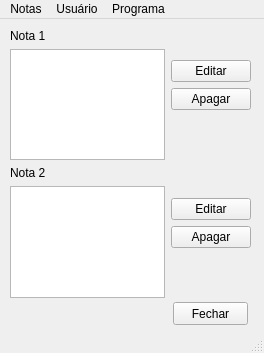
<?xml version="1.0" encoding="UTF-8"?>
<ui version="4.0">
 <class>telaprincipal</class>
 <widget class="QMainWindow" name="telaprincipal">
  <property name="geometry">
   <rect>
    <x>0</x>
    <y>0</y>
    <width>264</width>
    <height>353</height>
   </rect>
  </property>
  <property name="minimumSize">
   <size>
    <width>264</width>
    <height>353</height>
   </size>
  </property>
  <property name="maximumSize">
   <size>
    <width>264</width>
    <height>353</height>
   </size>
  </property>
  <property name="windowTitle">
   <string>To Do List</string>
  </property>
  <widget class="QWidget" name="centralwidget">
   <widget class="QPushButton" name="fechar">
    <property name="geometry">
     <rect>
      <x>173</x>
      <y>283</y>
      <width>75</width>
      <height>23</height>
     </rect>
    </property>
    <property name="text">
     <string>Fechar</string>
    </property>
   </widget>
   <widget class="QWidget" name="gridLayoutWidget">
    <property name="geometry">
     <rect>
      <x>10</x>
      <y>10</y>
      <width>241</width>
      <height>269</height>
     </rect>
    </property>
    <layout class="QGridLayout" name="gridLayout">
     <item row="0" column="1">
      <layout class="QVBoxLayout" name="verticalLayout">
       <item>
        <spacer name="verticalSpacer_2">
         <property name="orientation">
          <enum>Qt::Vertical</enum>
         </property>
         <property name="sizeHint" stdset="0">
          <size>
           <width>20</width>
           <height>40</height>
          </size>
         </property>
        </spacer>
       </item>
       <item>
        <widget class="QPushButton" name="editarN1">
         <property name="text">
          <string>Editar</string>
         </property>
        </widget>
       </item>
       <item>
        <widget class="QPushButton" name="apagarN1">
         <property name="text">
          <string>Apagar</string>
         </property>
        </widget>
       </item>
       <item>
        <spacer name="verticalSpacer_6">
         <property name="orientation">
          <enum>Qt::Vertical</enum>
         </property>
         <property name="sizeType">
          <enum>QSizePolicy::Fixed</enum>
         </property>
         <property name="sizeHint" stdset="0">
          <size>
           <width>20</width>
           <height>50</height>
          </size>
         </property>
        </spacer>
       </item>
      </layout>
     </item>
     <item row="0" column="0">
      <layout class="QVBoxLayout" name="verticalLayout_3">
       <item>
        <widget class="QLabel" name="labelN1">
         <property name="text">
          <string>Nota 1</string>
         </property>
        </widget>
       </item>
       <item>
        <widget class="QTextBrowser" name="N1">
         <property name="html">
          <string>&lt;!DOCTYPE HTML PUBLIC &quot;-//W3C//DTD HTML 4.0//EN&quot; &quot;http://www.w3.org/TR/REC-html40/strict.dtd&quot;&gt;
&lt;html&gt;&lt;head&gt;&lt;meta name=&quot;qrichtext&quot; content=&quot;1&quot; /&gt;&lt;style type=&quot;text/css&quot;&gt;
p, li { white-space: pre-wrap; }
&lt;/style&gt;&lt;/head&gt;&lt;body style=&quot; font-family:'MS Shell Dlg 2'; font-size:8.25pt; font-weight:400; font-style:normal;&quot;&gt;
&lt;p style=&quot;-qt-paragraph-type:empty; margin-top:0px; margin-bottom:0px; margin-left:0px; margin-right:0px; -qt-block-indent:0; text-indent:0px; font-family:'MS Shell Dlg 2';&quot;&gt;&lt;br /&gt;&lt;/p&gt;&lt;/body&gt;&lt;/html&gt;</string>
         </property>
        </widget>
       </item>
      </layout>
     </item>
     <item row="1" column="1">
      <layout class="QVBoxLayout" name="verticalLayout_2">
       <item>
        <spacer name="verticalSpacer_4">
         <property name="orientation">
          <enum>Qt::Vertical</enum>
         </property>
         <property name="sizeHint" stdset="0">
          <size>
           <width>20</width>
           <height>40</height>
          </size>
         </property>
        </spacer>
       </item>
       <item>
        <widget class="QPushButton" name="editarN2">
         <property name="text">
          <string>Editar</string>
         </property>
        </widget>
       </item>
       <item>
        <widget class="QPushButton" name="apagarN2">
         <property name="text">
          <string>Apagar</string>
         </property>
        </widget>
       </item>
       <item>
        <spacer name="verticalSpacer_7">
         <property name="orientation">
          <enum>Qt::Vertical</enum>
         </property>
         <property name="sizeType">
          <enum>QSizePolicy::Fixed</enum>
         </property>
         <property name="sizeHint" stdset="0">
          <size>
           <width>20</width>
           <height>50</height>
          </size>
         </property>
        </spacer>
       </item>
      </layout>
     </item>
     <item row="1" column="0">
      <layout class="QVBoxLayout" name="verticalLayout_4">
       <item>
        <widget class="QLabel" name="labelN2">
         <property name="text">
          <string>Nota 2</string>
         </property>
        </widget>
       </item>
       <item>
        <widget class="QTextBrowser" name="N2">
         <property name="html">
          <string>&lt;!DOCTYPE HTML PUBLIC &quot;-//W3C//DTD HTML 4.0//EN&quot; &quot;http://www.w3.org/TR/REC-html40/strict.dtd&quot;&gt;
&lt;html&gt;&lt;head&gt;&lt;meta name=&quot;qrichtext&quot; content=&quot;1&quot; /&gt;&lt;style type=&quot;text/css&quot;&gt;
p, li { white-space: pre-wrap; }
&lt;/style&gt;&lt;/head&gt;&lt;body style=&quot; font-family:'MS Shell Dlg 2'; font-size:8.25pt; font-weight:400; font-style:normal;&quot;&gt;
&lt;p style=&quot;-qt-paragraph-type:empty; margin-top:0px; margin-bottom:0px; margin-left:0px; margin-right:0px; -qt-block-indent:0; text-indent:0px; font-family:'MS Shell Dlg 2';&quot;&gt;&lt;br /&gt;&lt;/p&gt;&lt;/body&gt;&lt;/html&gt;</string>
         </property>
        </widget>
       </item>
      </layout>
     </item>
    </layout>
   </widget>
  </widget>
  <widget class="QMenuBar" name="menubar">
   <property name="geometry">
    <rect>
     <x>0</x>
     <y>0</y>
     <width>264</width>
     <height>21</height>
    </rect>
   </property>
   <widget class="QMenu" name="menuNotas">
    <property name="title">
     <string>Notas</string>
    </property>
    <addaction name="actionNova"/>
    <addaction name="actionAbrir_2"/>
   </widget>
   <widget class="QMenu" name="menuUsu_rio">
    <property name="title">
     <string>Usuário</string>
    </property>
    <widget class="QMenu" name="menuAlterar">
     <property name="title">
      <string>Alterar</string>
     </property>
     <addaction name="actionNome"/>
     <addaction name="actionEmail"/>
     <addaction name="actionSenha"/>
    </widget>
    <addaction name="menuAlterar"/>
    <addaction name="separator"/>
    <addaction name="actionSair"/>
   </widget>
   <widget class="QMenu" name="menuSobre">
    <property name="title">
     <string>Programa</string>
    </property>
    <addaction name="actionFechar"/>
    <addaction name="separator"/>
    <addaction name="actionSobre"/>
   </widget>
   <addaction name="menuNotas"/>
   <addaction name="menuUsu_rio"/>
   <addaction name="menuSobre"/>
  </widget>
  <widget class="QStatusBar" name="statusbar"/>
  <action name="actionNova">
   <property name="text">
    <string>Novo</string>
   </property>
   <property name="shortcut">
    <string>Ctrl+N</string>
   </property>
  </action>
  <action name="actionNome">
   <property name="text">
    <string>Nome</string>
   </property>
  </action>
  <action name="actionEmail">
   <property name="text">
    <string>Email</string>
   </property>
  </action>
  <action name="actionSenha">
   <property name="text">
    <string>Senha</string>
   </property>
  </action>
  <action name="actionSair">
   <property name="text">
    <string>Sair</string>
   </property>
  </action>
  <action name="actionAbrir_2">
   <property name="text">
    <string>Abrir / Apagar</string>
   </property>
  </action>
  <action name="actionFechar">
   <property name="text">
    <string>Fechar</string>
   </property>
  </action>
  <action name="actionSobre">
   <property name="text">
    <string>Sobre</string>
   </property>
  </action>
 </widget>
 <tabstops>
  <tabstop>editarN1</tabstop>
  <tabstop>apagarN1</tabstop>
  <tabstop>editarN2</tabstop>
  <tabstop>apagarN2</tabstop>
  <tabstop>fechar</tabstop>
  <tabstop>N1</tabstop>
  <tabstop>N2</tabstop>
 </tabstops>
 <resources/>
 <connections/>
</ui>
